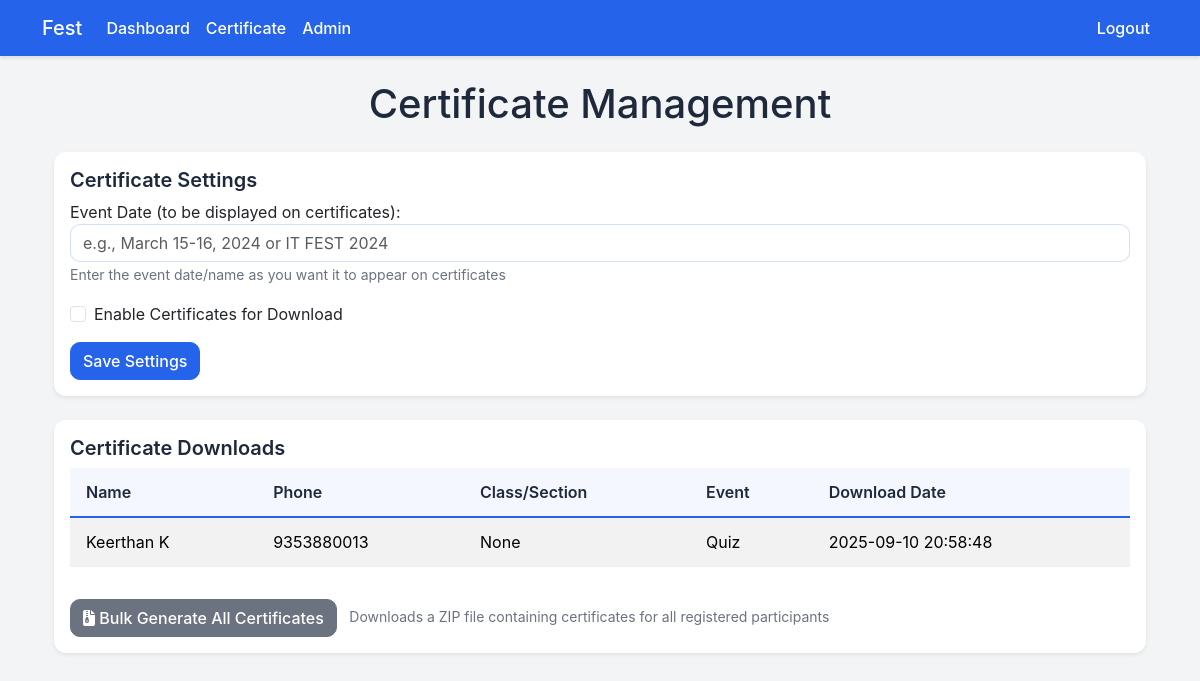
Page /admin/certificates (signed in) on the committed database.
### tables this page shows
CREATE TABLE certificate_settings (
                id INTEGER PRIMARY KEY AUTOINCREMENT,
                certificates_enabled INTEGER NOT NULL DEFAULT 0,
                event_date TEXT
            );

CREATE TABLE certificate_downloads (
                id INTEGER PRIMARY KEY AUTOINCREMENT,
                user_id INTEGER NOT NULL,
                download_date TEXT NOT NULL,
                UNIQUE(user_id)
            );

CREATE TABLE users (
                id INTEGER PRIMARY KEY AUTOINCREMENT,
                phone TEXT UNIQUE NOT NULL,
                password TEXT NOT NULL,
                name TEXT NOT NULL,
                game_id INTEGER,
                team_id INTEGER,
                is_admin INTEGER NOT NULL DEFAULT 0
            , class_section TEXT);

CREATE TABLE games (
                id INTEGER PRIMARY KEY AUTOINCREMENT,
                name TEXT NOT NULL,
                description TEXT,
                slots INTEGER NOT NULL,
                type TEXT NOT NULL CHECK(type IN ('single','team'))
            , team_size INTEGER);

### event_app/app.py (the view)
    @app.route('/admin/certificates', methods=['GET'])
    def admin_certificates():
        user = fetch_current_user()
        if not user or not user['is_admin']:
            flash('Admin access required.', 'danger')
            return redirect(url_for('login'))
        settings = g.db.execute('SELECT * FROM certificate_settings LIMIT 1').fetchone()
        downloads = g.db.execute('''
            SELECT cd.download_date, u.name, u.phone, u.class_section, g.name as game_name
            FROM certificate_downloads cd
            JOIN users u ON u.id = cd.user_id
            LEFT JOIN games g ON g.id = u.game_id
            ORDER BY cd.download_date DESC
        ''').fetchall()
        return render_template(
            'admin_certificates.html',
            settings=settings,
            downloads=downloads
        )

### event_app/app.py (called while the page is built)
def get_db():
    if USING_POSTGRES:
        import psycopg2
        from psycopg2.extras import RealDictCursor
        url = urlparse(DATABASE_URL)
        dbname = url.path[1:]
        user = url.username
        password = url.password
        host = url.hostname
        port = url.port
        conn = psycopg2.connect(
            dbname=dbname,
            user=user,
            password=password,
            host=host,
            port=port,
            cursor_factory=RealDictCursor
        )
        conn.autocommit = True
        return conn
    else:
        conn = sqlite3.connect(DATABASE_PATH)
        conn.row_factory = sqlite3.Row
        return conn

def fetch_current_user() -> Optional[sqlite3.Row]:
    user_id = session.get('user_id')
    if not user_id:
        return None
    row = g.db.execute('SELECT * FROM users WHERE id = ?', (user_id,)).fetchone()
    return row

### event_app/templates/admin_certificates.html (shortened to what this page needs)
{% extends "base.html" %}
{% block content %}
<div class="container mt-4">
    <h1 class="text-center mb-4">Certificate Management</h1>
    <div class="card shadow-sm mb-4">
        <div class="card-body">
            <h5 class="card-title">Certificate Settings</h5>
            <form method="post" action="{{ url_for('admin_update_certificate_settings') }}">
                <div class="form-group mb-3">
                    <label for="eventDate">Event Date (to be displayed on certificates):</label>
                    <input type="text" class="form-control" id="eventDate" name="event_date"
                           placeholder="e.g., March 15-16, 2024 or IT FEST 2024"
                           value="{{ settings.event_date if settings and settings.event_date else '' }}">
                    <small class="form-text text-muted">Enter the event date/name as you want it to appear on certificates</small>
                </div>
                <div class="form-check mb-3">
                    <input type="checkbox" class="form-check-input" id="enableCertificates" name="certificates_enabled"
                           {% if settings and settings.certificates_enabled %}checked{% endif %}>
                    <label class="form-check-label" for="enableCertificates">Enable Certificates for Download</label>
                </div>
                <button type="submit" class="btn btn-primary">Save Settings</button>
            </form>
        </div>
    </div>
    <div class="card shadow-sm">
        <div class="card-body">
            <h5 class="card-title">Certificate Downloads</h5>
            <div class="table-responsive">
                <table class="table table-striped">
                    <thead>
                        <tr>
                            <th>Name</th>
                            <th>Phone</th>
                            <th>Class/Section</th>
                            <th>Event</th>
                            <th>Download Date</th>
                        </tr>
                    </thead>
                    <tbody>
                        {% if downloads %}
                            {% for d in downloads %}
                                <tr>
                                    <td>{{ d.name }}</td>
                                    <td>{{ d.phone }}</td>
                                    <td>{{ d.class_section }}</td>
                                    <td>{{ d.game_name if d.game_name else 'N/A' }}</td>
                                    <td>{{ d.download_date }}</td>
                                </tr>
                            {% endfor %}
                        {% else %}
                            <tr>
                                <td colspan="5" class="text-center">No certificates have been downloaded yet.</td>
                            </tr>
                        {% endif %}
                    </tbody>
                </table>
            </div>
            <div class="mt-3">
                <a href="{{ url_for('admin_bulk_generate_certificates') }}" class="btn btn-secondary me-2">
                    <i class="fas fa-file-archive"></i> Bulk Generate All Certificates
                </a>
                <small class="text-muted">Downloads a ZIP file containing certificates for all registered participants</small>
            </div>
        </div>
    </div>
</div>
{% endblock %}

### event_app/static/css/style.css (style rules this page uses)
:root { --primary-blue: #2563EB; --primary-orange: #F97316; --light-gray: #F3F4F6; --dark-slate: #1E293B; --white: #FFFFFF; --success-green: #22C55E; --error-red: #EF4444; }
body { background: var(--light-gray); color: var(--dark-slate); font-family: -apple-system, BlinkMacSystemFont, 'Segoe UI', Roboto, sans-serif; }
.card { border: 0; box-shadow: 0 2px 8px rgba(0,0,0,0.08); border-radius: 12px; }
.card .card-title { font-weight: 600; color: var(--dark-slate); }
.form-control, .form-select { border: 1px solid rgba(37, 99, 235, 0.2); border-radius: 10px; background: var(--white); color: var(--dark-slate); }
.btn-primary { background-color: var(--primary-blue); border-color: var(--primary-blue); border-radius: 10px; font-weight: 500; transition: all 0.2s ease; }
.btn-secondary { background-color: #6b7280; border-color: #6b7280; border-radius: 10px; font-weight: 500; }
.table > :not(caption) > * > * { padding: .75rem 1rem; border-color: rgba(37, 99, 235, 0.1); }
.table thead th { color: var(--dark-slate); font-weight: 600; background-color: rgba(37, 99, 235, 0.05); border-bottom: 2px solid var(--primary-blue); }
.text-muted { color: #6b7280 !important; }

### rows in the picture
certificate_downloads: name "Keerthan K", phone "9353880013", class_section "None", name "Quiz", download_date "2025-09-10 20:58:48"
